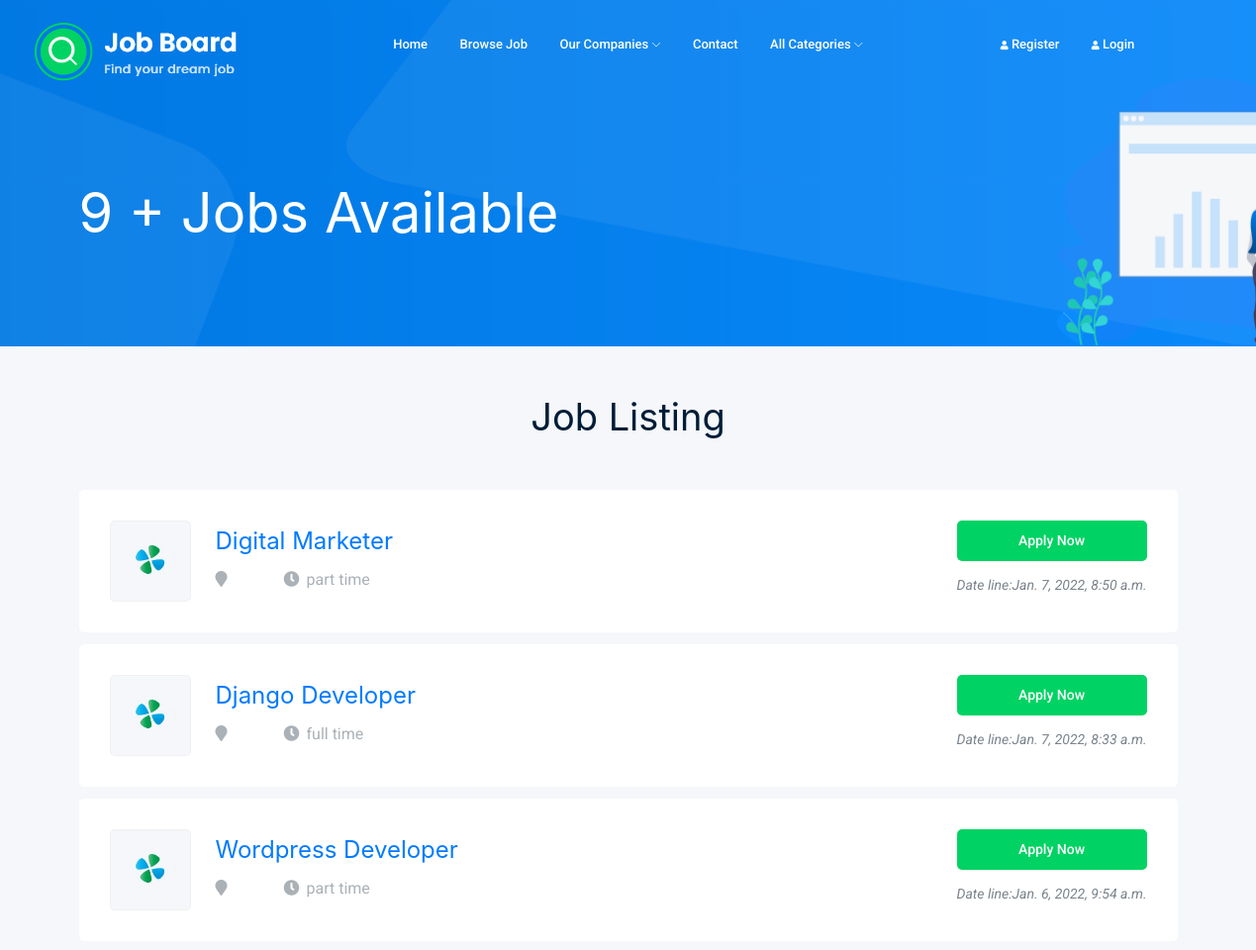
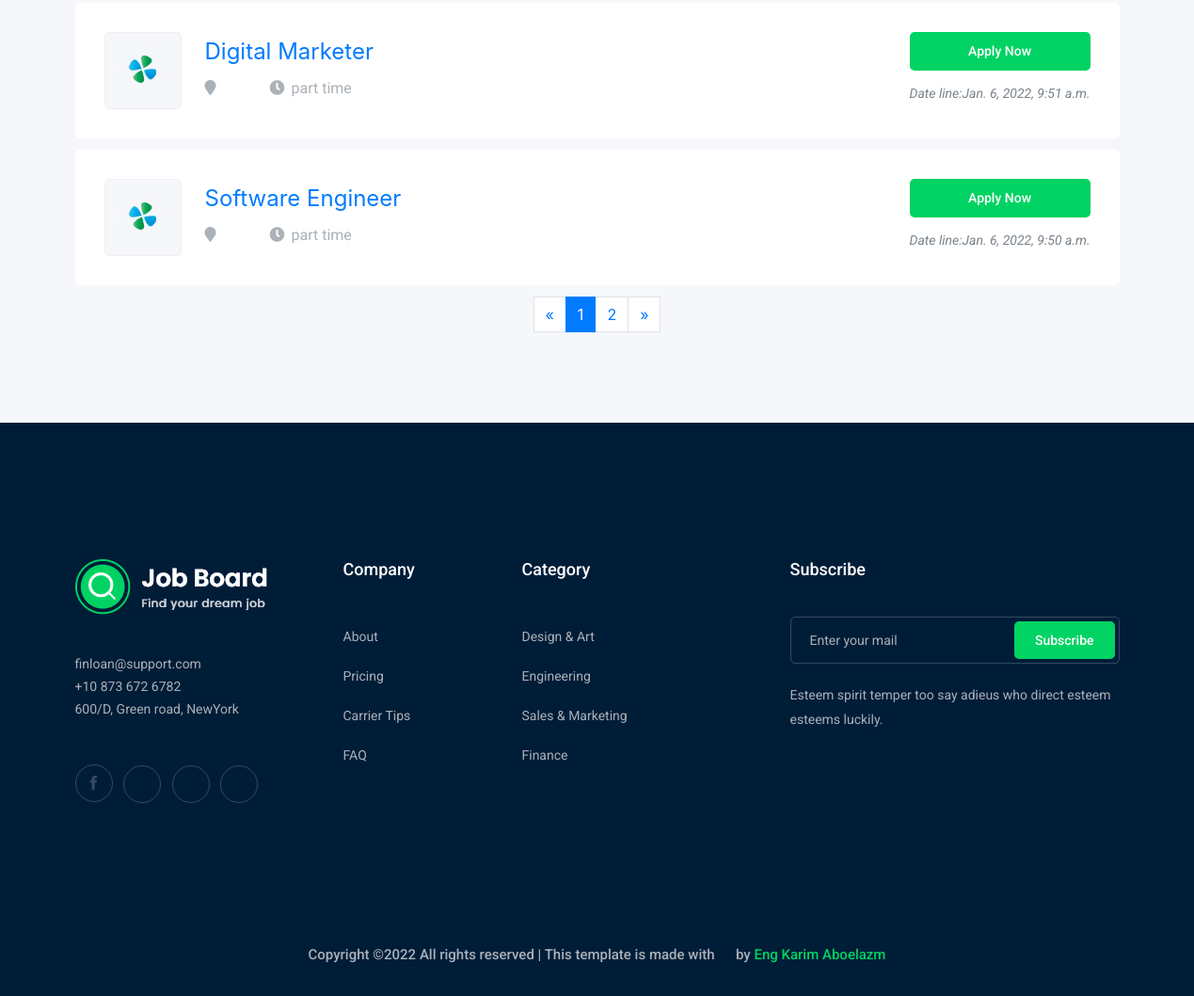
/job-list/, run on the app's committed database (2 pictures, top to bottom).
### job/models.py (models this page shows, shortened)
class Jobs(models.Model):
    category    = models.ForeignKey(Category, on_delete=models.CASCADE)
    title       = models.CharField(max_length=100)
    slug        = models.SlugField(null=True, blank=True)
    description = models.TextField(max_length=1000)
    prequests   = models.TextField(max_length=1000)
    benefits    = models.TextField(max_length=1000)
    job_type    = models.CharField(max_length=50,choices=JOB_TYPE,default='part_time')
    created_by  = models.ForeignKey(User,on_delete=models.CASCADE)
    salary      = models.PositiveIntegerField(default = 0)
    vacancy     = models.IntegerField(default=0)
    logo        = models.ImageField(upload_to='job_logo/',null=True,blank=True)
    supervisor  = models.ForeignKey(Company,on_delete=models.CASCADE)
    created_at  = models.DateTimeField(auto_now_add=True)
    view_count  = models.PositiveIntegerField(default = 0)
    location    = models.CharField(max_length=200)
    def __str__(self):
        return self.title

### job/views.py (the view)
# urls.py: path('job-list/',                        AllJobsView.as_view(),               name='job_list'),
class AllJobsView(TemplateView):
    template_name='jobs/job_list.html'
    def get_context_data(self, **kwargs):
        context = super().get_context_data(**kwargs)
        all_jobs = Jobs.objects.all().order_by('-id')
        paginator = Paginator(all_jobs,5)
        page_number = self.request.GET.get('page')
        job_list = paginator.get_page(page_number)
        context["list_jobs"] = job_list
        context['all_jobs'] = Jobs.objects.all()
        context["all_category"] = Category.objects.all().order_by('-id')
        context["all_company"] = Company.objects.all().order_by('-id')
        return context

### job/templates/jobs/job_list.html (shortened to what this page needs)
{% extends "base.html" %}
{% load static %}
{% block slider %}
  {% include "snippts/slider_list.html" %}
{% endblock slider %}
{% block content %}
<div class="job_listing_area">
    <div class="container pt-5">
        <div class="row align-items-center">
            <div class="col-lg-12">
                <div class="section_title">
                    <h3 class="text-center">Job Listing</h3>
                </div>
            </div>
        </div>
        <div class="job_lists">
            <div class="row ">
                {% for job in list_jobs  %}
                    <div class="col-lg-12 col-md-12">
                        <div class="single_jobs white-bg d-flex justify-content-between">
                            <div class="jobs_left d-flex align-items-center">
                                <div class="thumb">
                                {% if job.logo %}
                                <img src="{{job.logo.url}}" style="width:100%; border-radius: 25px;" alt="">
                                {%else%}
                                <img src="{% static 'img/logo.jpg' %}" style="width:100%; border-radius: 25px;" alt="">
                                {% endif %}
                                </div>
                                <div class="jobs_conetent">
                                    <a href="{% url 'job:job_details' job.id %}"><h4>{{job}}</h4></a>
                                    <div class="links_locat d-flex align-items-center">
                                        <div class="location">
                                            <p> <i class="fa fa-map-marker"></i>{{job.location}}</p>
                                        </div>
                                        <div class="location">
                                            <p> <i class="fa fa-clock-o"></i>{{job.job_type}}</p>
                                        </div>
                                    </div>
                                </div>
                            </div>
                            <div class="jobs_right">
                                <div class="apply_now ">
                                    <a href="job_details.html" class="boxed-btn3 col-12">Apply Now</a>
                                </div>
                                <div class="date">
                                    <p>Date line:{{job.created_at}}</p>
                                </div>
                            </div>
                        </div>
                    </div>
                {% endfor %}
            </div>
        </div>
    </div>
    <div class="row">
        <div class="col-md-12 mx-auto" >
            <nav aria-label="Page navigation example pagination_wrap" >
                <ul class="pagination justify-content-center" >
                {% if list_jobs.has_previous %}
                <li class="page-item">
                    <a class="page-link" href="?page={{ list_jobs.previous_page_number }}" aria-label="Previous" style="border-radius: 0;">
                      <span aria-hidden="true">&laquo;</span>
                    </a>
                  </li>
                {%else%}
                  <li class="page-item">
                    <a class="page-link" href="#" aria-label="Previous" tabindex="-1" aria-disabled="true" style="border-radius: 0;" >
                      <span aria-hidden="true">&laquo;</span>
                    </a>
                  </li>
                  {% endif %}
                  {% for i in list_jobs.paginator.page_range %}
                  {% if i == list_jobs.number  %}
                  <li class="page-item active"><a class="page-link" style="border-radius: 0;" href="?page={{i}}">{{i}}</a></li>
                  {%else%}
                  <li class="page-item"><a class="page-link" style="border-radius: 0;" href="?page={{i}}">{{i}}</a></li>
                  {% endif %}
                  {% endfor %}
                  {% if list_jobs.has_next %}
                  <li class="page-item">
                    <a class="page-link" href="?page={{ list_jobs.next_page_number }}" aria-label="Next" style="border-radius: 0;">
                      <span aria-hidden="true">&raquo;</span>
                    </a>
                  </li>
                  {%else%}
                  <li class="page-item">
                    <a class="page-link" href="#" aria-label="Next" tabindex="-1" aria-disabled="true" style="border-radius: 0;">
                        <span aria-hidden="true">&raquo;</span>
                    </a>
                  </li>
                  {%endif%}
                </ul>
            </nav>
        </div>
      </div>
</div>
{% endblock content %}

### data on the page
Jobs: title "Digital Marketer", job_type "part time", created_at "Jan. 7, 2022, 8:50 a.m."
Jobs: title "Django Developer", job_type "full time", created_at "Jan. 7, 2022, 8:33 a.m."
Jobs: title "Wordpress Developer", job_type "part time", created_at "Jan. 6, 2022, 9:54 a.m."
Jobs: title "Digital Marketer", job_type "part time", created_at "Jan. 6, 2022, 9:51 a.m."
Jobs: title "Software Engineer", job_type "part time", created_at "Jan. 6, 2022, 9:50 a.m."

### other printed values
{{ all_jobs|length }} "9"
{{ i }} "1"
{{ i }} "2"
